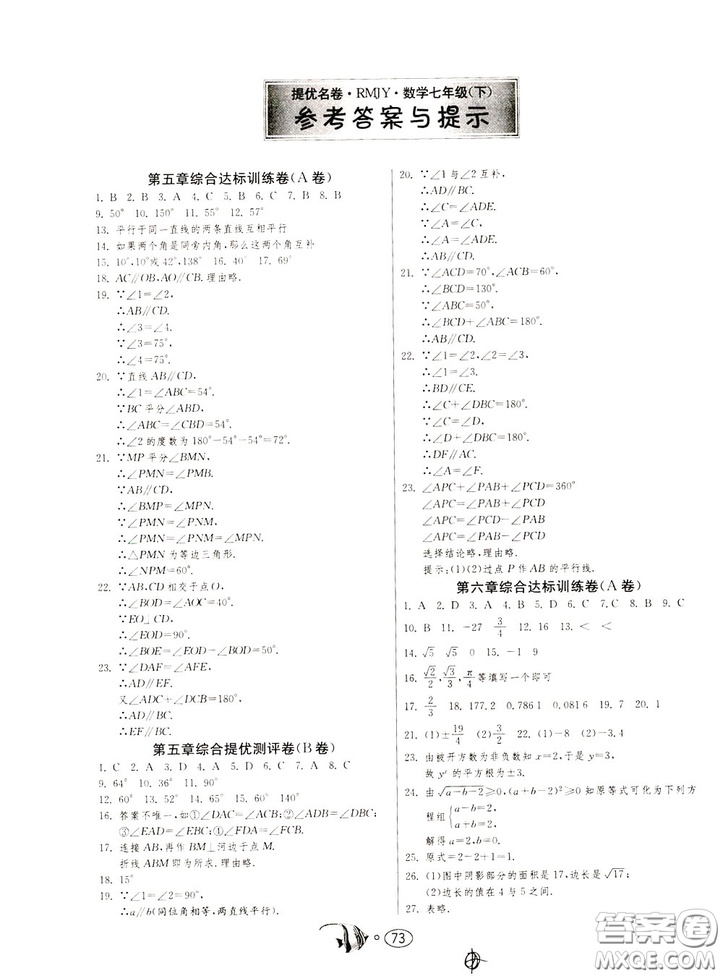
#> input picture 73.jpg, 723 x 976 px, shrunk from 1000 x 1349 before the run
$ jupyter execute image_sharpening.ipynb
#> lines starting #> are read from the running program, lines starting #| are printed output that depends on the picture
[cell 1]
import cv2
import numpy as np

img=cv2.imread("73.jpg")
#> img is the input picture: shape (976, 723, 3); mean B, G, R 248, 248.3, 248.4

# 1
blur=cv2.GaussianBlur(img,(0,0),3)
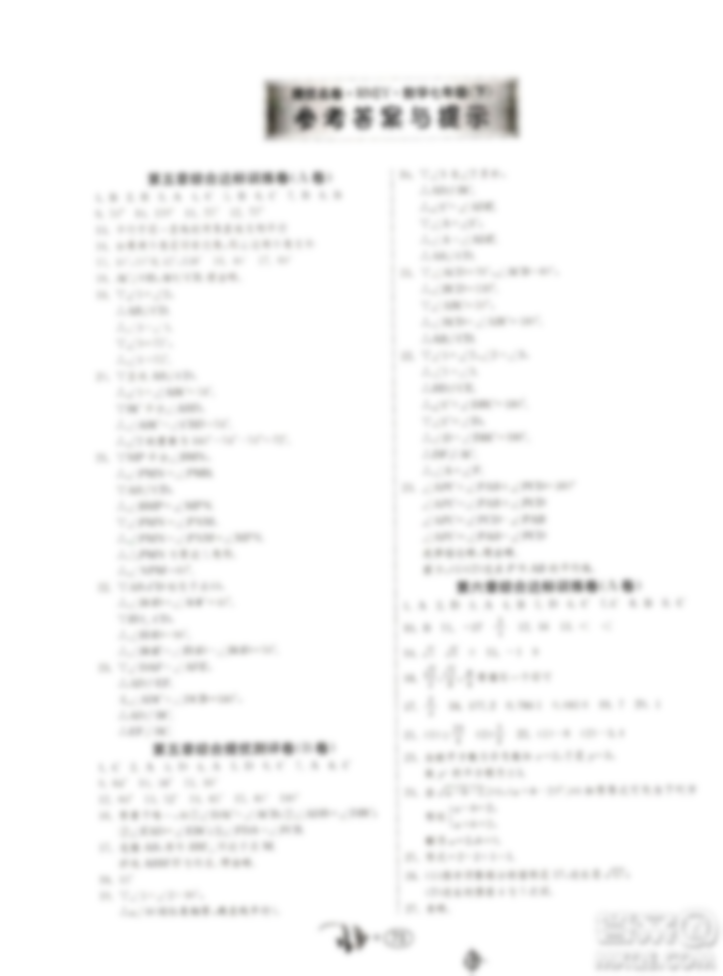
#> blur: shape (976, 723, 3); mean B, G, R 248, 248.3, 248.4
image=cv2.addWeighted(img,1.5,blur,-0.5,0)
# 2
kernel = np.array([[-1,-1,-1], [-1,9,-1], [-1,-1,-1]])
image = cv2.filter2D(img, -1, kernel)
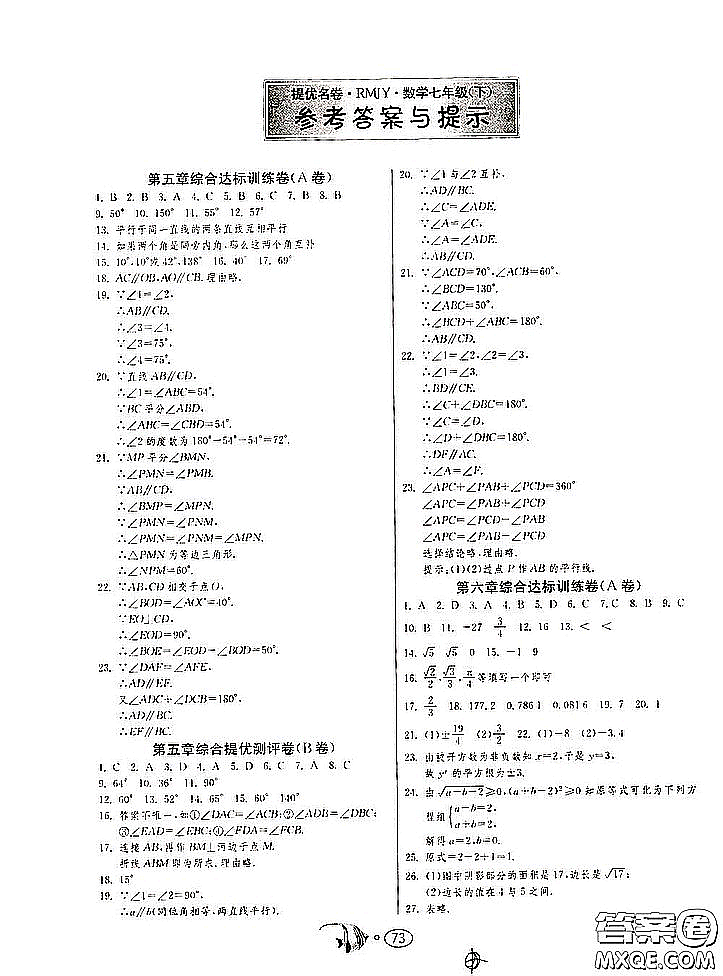
#> image: shape (976, 723, 3); mean B, G, R 242.6, 242.7, 242.7
# 3
image=cv2.bilateralFilter(img,9,75,75)
# 4
sigma = 1; threshold = 5; amount = 1
blurred=cv2.GaussianBlur(img,(0,0),1,None,1)
lowContrastMask = abs(img - blurred) < threshold
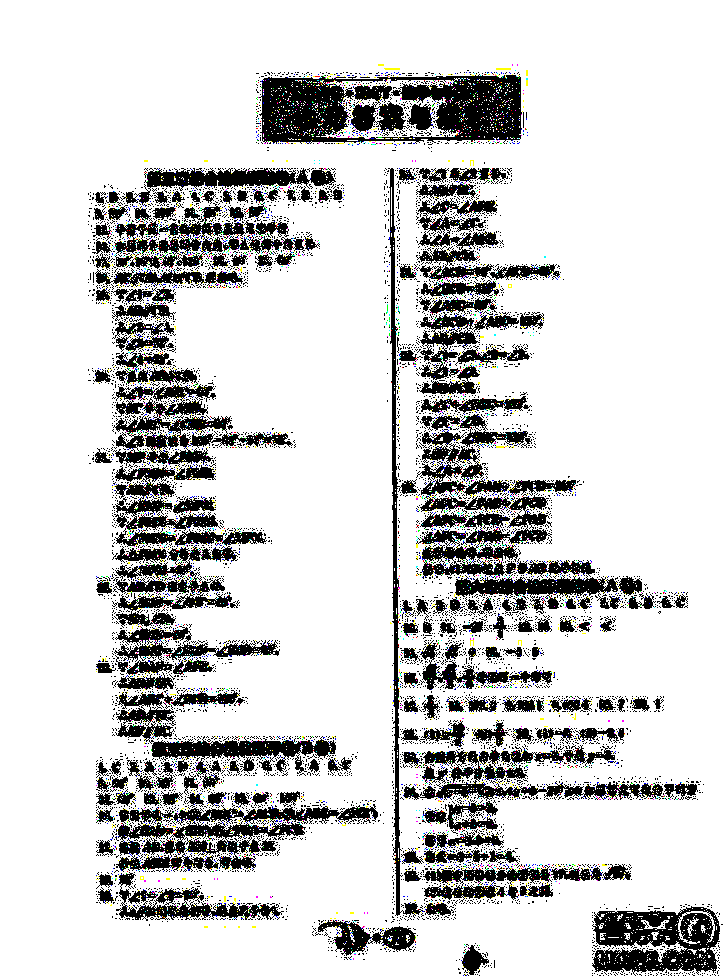
#> lowContrastMask: shape (976, 723, 3) bool; mean B, G, R 0.812, 0.812, 0.812
sharpened = img*(1+amount) + blurred*(-amount)
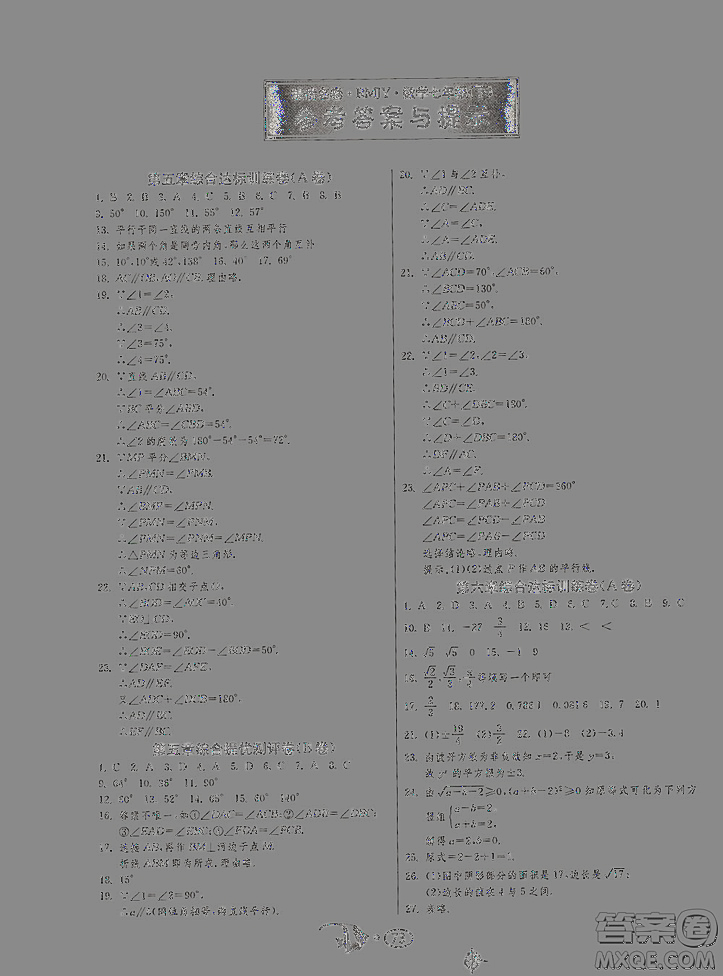
#> sharpened: shape (976, 723, 3) int16; mean B, G, R -3.9, -3.8, -3.8; drawn with min black and max white
image=cv2.bitwise_or(sharpened.astype(np.uint8),lowContrastMask.astype(np.uint8))
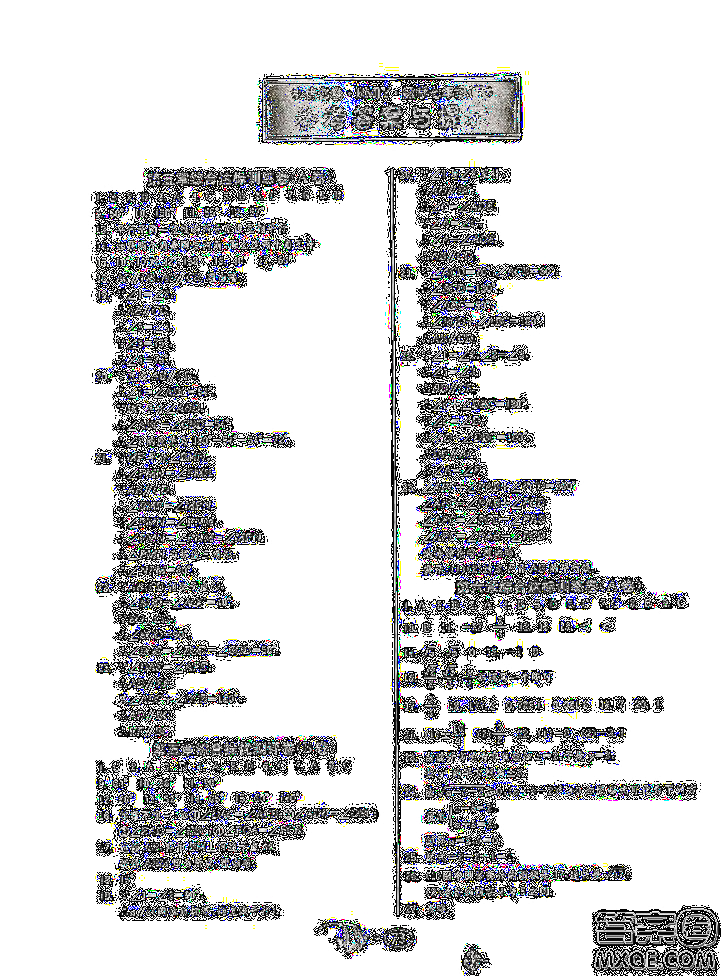
#> image: shape (976, 723, 3); mean B, G, R 213.4, 212.4, 212.2
cv2.namedWindow("dst",cv2.WINDOW_FREERATIO)
cv2.imshow("dst",image)
cv2.waitKey(0)
cv2.destroyAllWindows()
